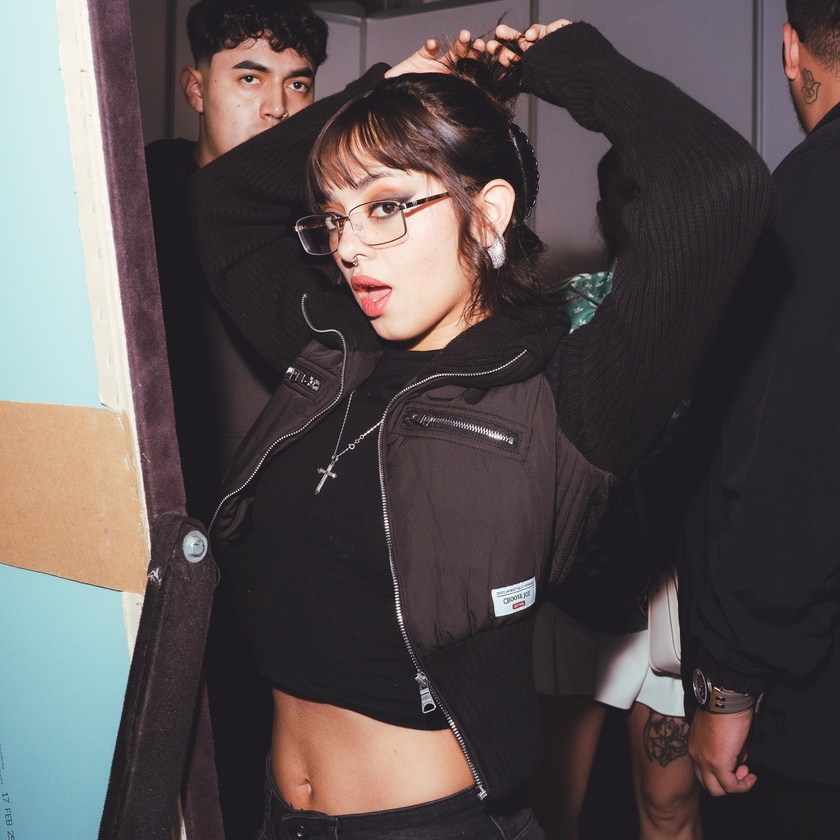
#> input picture PA 6/P16/cachirula.jpg, 840 x 840 px, shrunk from 2048 x 2048 before the run
$ python otra_otra_imagen.py
#> lines starting #> are read from the running program, lines starting #| are printed output that depends on the picture
import cv2
import numpy as np

img = cv2.imread("cachirula.jpg")
#> img is the input picture: shape (840, 840, 3); mean B, G, R 80, 79.1, 87.4

h, w, c = img.shape
#> h = 840; w = 840; c = 3

img2 = np.zeros((h,w,c), np.uint8)

#img2 = np.clip(img.astype('int32') - 100,0,255).astype('uint8')

for i in range(h):
    for j in range(w):
        prom = ((img[i,j,0].astype('int32') + img[i,j,1].astype('int32') + img[i,j,2].astype('int32')) // 3).astype('uint8')
        img2[i,j] = [prom, prom, prom]
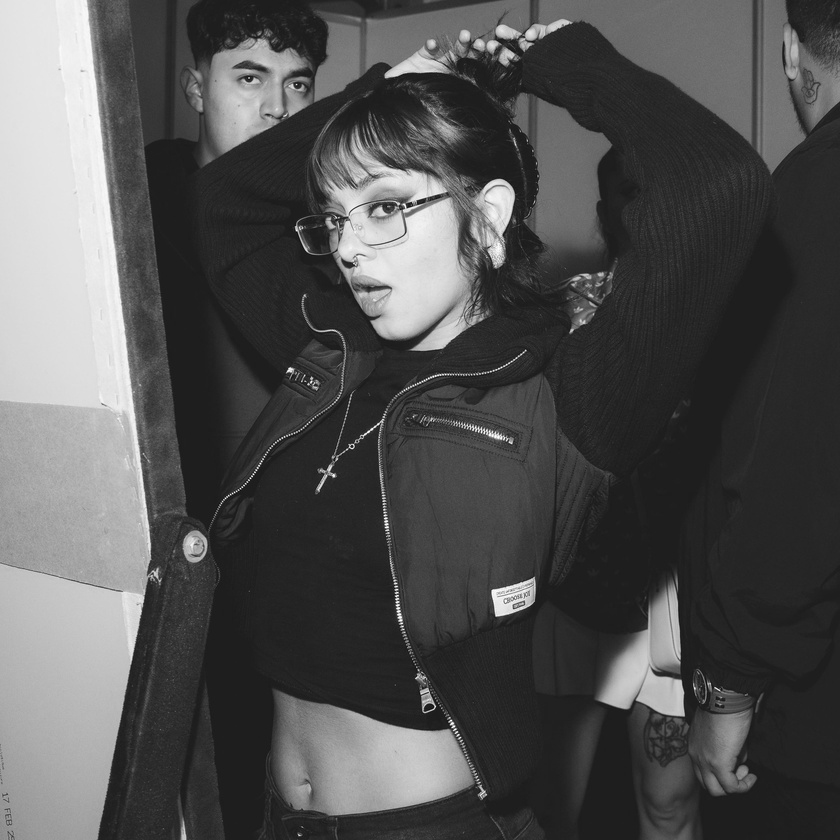
#> img2: shape (840, 840, 3); min 7, max 254, mean 81.8

#img2 = cv2.cvtColor(img, cv2.COLOR_BGR2RGB)

cv2.imshow("Cachirula", img)
cv2.imshow("Cachirula Tuneada", img2)

cv2.waitKey()
